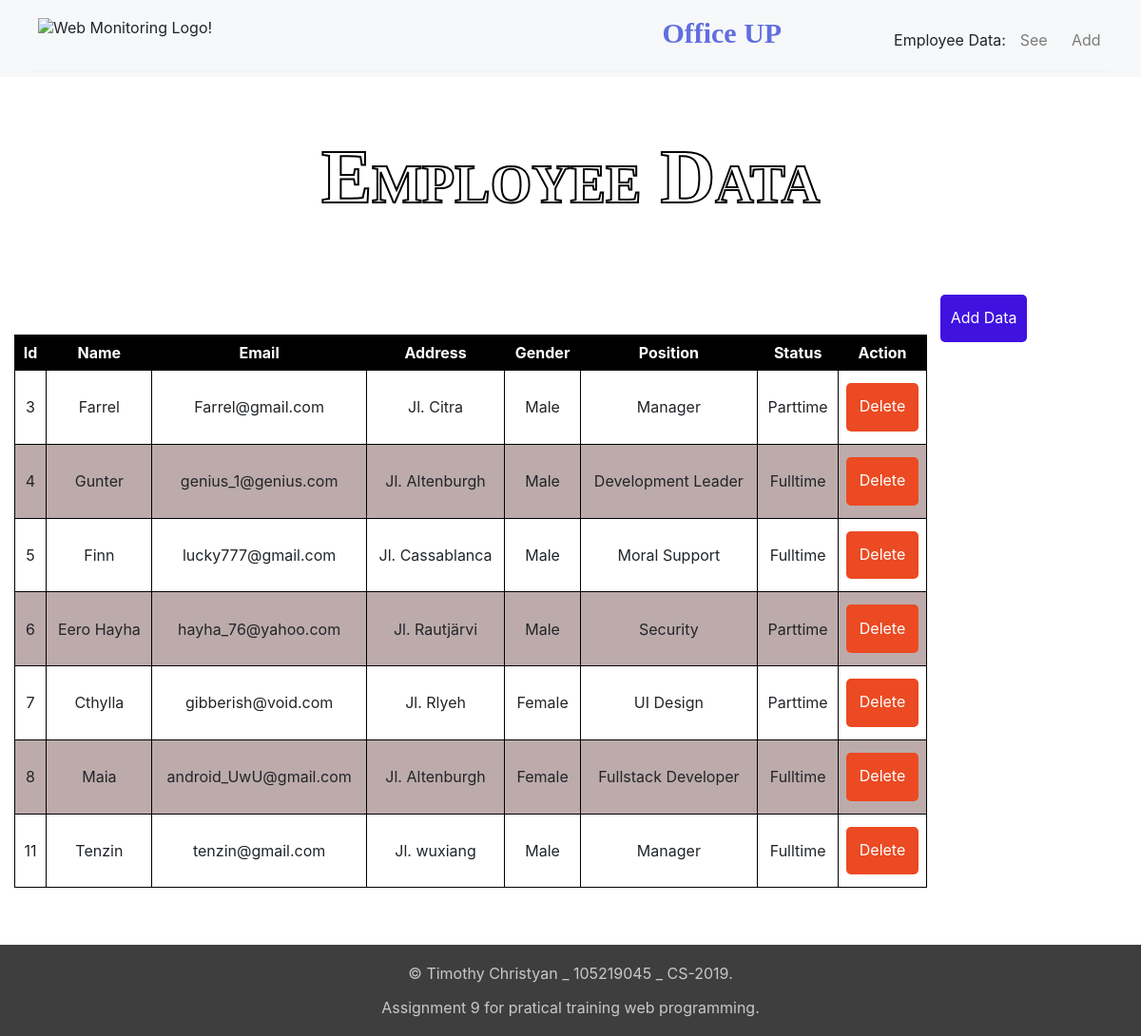
The page / on the database its author committed.
### tables this page shows
CREATE TABLE `karyawan` (
  `id` int(11) NOT NULL,
  `name` varchar(50) NOT NULL,
  `email` varchar(50) NOT NULL,
  `address` varchar(75) NOT NULL,
  `gender` varchar(10) NOT NULL,
  `position` varchar(20) NOT NULL,
  `status` varchar(15) NOT NULL
);

### function.php (called while the page is built, shortened)
<?php
    $connection = mysqli_connect("localhost", "root", "", "pratikum_9");
    function query($query) {
        global $connection;
        $data = mysqli_query($connection, $query);
        $karyawan = [];
        while( $temp = mysqli_fetch_assoc($data) ) {
            $karyawan[] = $temp;
        }
        return $karyawan;
    }
?>

### index.php (the view, shortened to what this page needs)
<?php
    require 'function.php';
    $karyawan = query("SELECT * FROM karyawan");
?>
<!DOCTYPE html>
<html>
<head>
    <link rel="stylesheet" href="settings.css">
</head>
<body>
    <header>
        <div class="menu">
            <ul>
                <li class="logo">
                    <img height="44" title="Web Monitoring Logo" alt="Web Monitoring Logo!"
                        src="https://3.bp.blogspot.com/-HHUdGYrwK6o/V7CHYo6E9LI/AAAAAAAAEk0/iuagxHwj-vIYUNcOMrTqVTv4wUU0GdTPQCLcB/s1600/Logo-Up.png"
                    />
                </li>
                <li class="title">
                    Office UP
                </li>
                <li class="menu-item hidden">Employee Data:</li>
                <li class="menu-item hidden">
                    <a href="index.php">See</a>
                </li>
                <li class="menu-item hidden">
                    <a href="add_view.php">Add</a>
                </li>
            </ul>
        </div>
    </header>
    <h1 class="h1">Employee Data</h1>
    <a class="add" href="add_view.php">Add Data</a>
    <table class = "data-karyawan">
        <tr>
            <th>Id</th>
            <th>Name</th>
            <th>Email</th>
            <th>Address</th>
            <th>Gender</th>
            <th>Position</th>
            <th>Status</th>
            <th>Action</th>
        </tr>
        <?php foreach($karyawan as $temp) : ?>
        <tr>
            <td><?= $temp["id"] ?></td>
            <td><?= $temp["name"] ?></td>
            <td><?= $temp["email"] ?></td>
            <td><?= $temp["address"] ?></td>
            <td><?= $temp["gender"] ?></td>
            <td><?= $temp["position"] ?></td>
            <td><?= $temp["status"] ?></td>
            <td><a class="delete" href="delete_func.php?id=<?= $temp["id"]; ?>" onclick="return confirm('Confirmation, this data will be deleted. Are you sure?')">Delete</a></td>
        </tr>
        <?php endforeach ?>
    </table>
	<footer>
			<p style="text-align: center;">&copy; Timothy Christyan _ 105219045 _ CS-2019.</p>
            <p style="text-align: center;">Assignment 9 for pratical training web programming.</p>
	</footer>
</body>
</html>

### settings.css (style rules this page uses)
html { background: url(Office.webp) no-repeat; }
html, body { color: rgba(33, 37, 41, 1); font-family: -apple-system, BlinkMacSystemFont, "Segoe UI", Helvetica, Arial, sans-serif, "Apple Color Emoji", "Segoe UI Emoji"; font-size: 16px; margin: 0; padding: 0; }
header { background-color: rgba(247, 248, 249, 1); padding: .4rem 0 0; }
.menu { padding: .4rem 2rem; }
header ul { border-bottom: 1px solid rgba(242, 242, 242, 1); list-style-type: none; margin: 0; overflow: hidden; padding: 0; text-align: right; }
header li { display: inline-block; }
header li a { border-radius: 5px; color: rgba(0, 0, 0, .5); display: block; height: 44px; text-decoration: none; }
header li.menu-item a { border-radius: 5px; margin: 5px 0; height: 38px; line-height: 36px; padding: .4rem .65rem; text-align: center; }
header .logo { float: left; height: 44px; padding: .4rem .5rem; }
footer { text-align: center; background-color: rgba(62, 62, 62, 1); color: rgba(200, 200, 200, 1); padding: .25rem 1.75rem; }
a.add, a.delete { display: block; height: 38px; text-decoration: none; border-radius: 5px; margin: 5px 0; line-height: 36px; padding: .4rem .65rem; text-align: center; }
a.add { float: right; margin-right: 10%; margin-top: 2%; background-color: #3f12e0; color: rgb(255, 255, 255); }
a.delete { background-color: #eb4a22; color: rgb(255, 255, 255); }
.title { float: left; margin-left: 37%; padding-top: 5px; padding-left: 45px; position: relative; text-align: center; color: rgb(97, 110, 224); font-family: "MV Boli"; font-size: 30px; font-weight: 700; }
.data-karyawan { border: 1px solid black; margin-left: auto; margin-right: auto; margin-top: 10%; margin-bottom: 5%; width: 80%; border-collapse: collapse; }
td { text-align: center; }
th { color: white; background: black; }
th, td { border: 1px solid black; padding: 8px; }
tr:nth-child(even) { background: white; }
tr:nth-child(odd) { background: #bdabab; }
h1 { font-family: "Didot", serif; font-variant: small-caps; font-weight: bolder; font-size: 80px; -webkit-text-stroke: 2px black; color: white; margin-top: 5%; text-align: center; }

### rows shown on the page
karyawan: id "3", name "Farrel", email "Farrel@gmail.com", address "Jl. Citra", gender "Male", position "Manager", status "Parttime"
karyawan: id "4", name "Gunter", email "genius_1@genius.com", address "Jl. Altenburgh", gender "Male", position "Development Leader", status "Fulltime"
karyawan: id "5", name "Finn", email "lucky777@gmail.com", address "Jl. Cassablanca", gender "Male", position "Moral Support", status "Fulltime"
karyawan: id "6", name "Eero Hayha", email "hayha_76@yahoo.com", address "Jl. Rautjärvi", gender "Male", position "Security", status "Parttime"
karyawan: id "7", name "Cthylla", email "gibberish@void.com", address "Jl. Rlyeh", gender "Female", position "UI Design", status "Parttime"
karyawan: id "8", name "Maia", email "android_UwU@gmail.com", address "Jl. Altenburgh", gender "Female", position "Fullstack Developer", status "Fulltime"
karyawan: id "11", name "Tenzin", email "tenzin@gmail.com", address "Jl. wuxiang", gender "Male", position "Manager", status "Fulltime"
